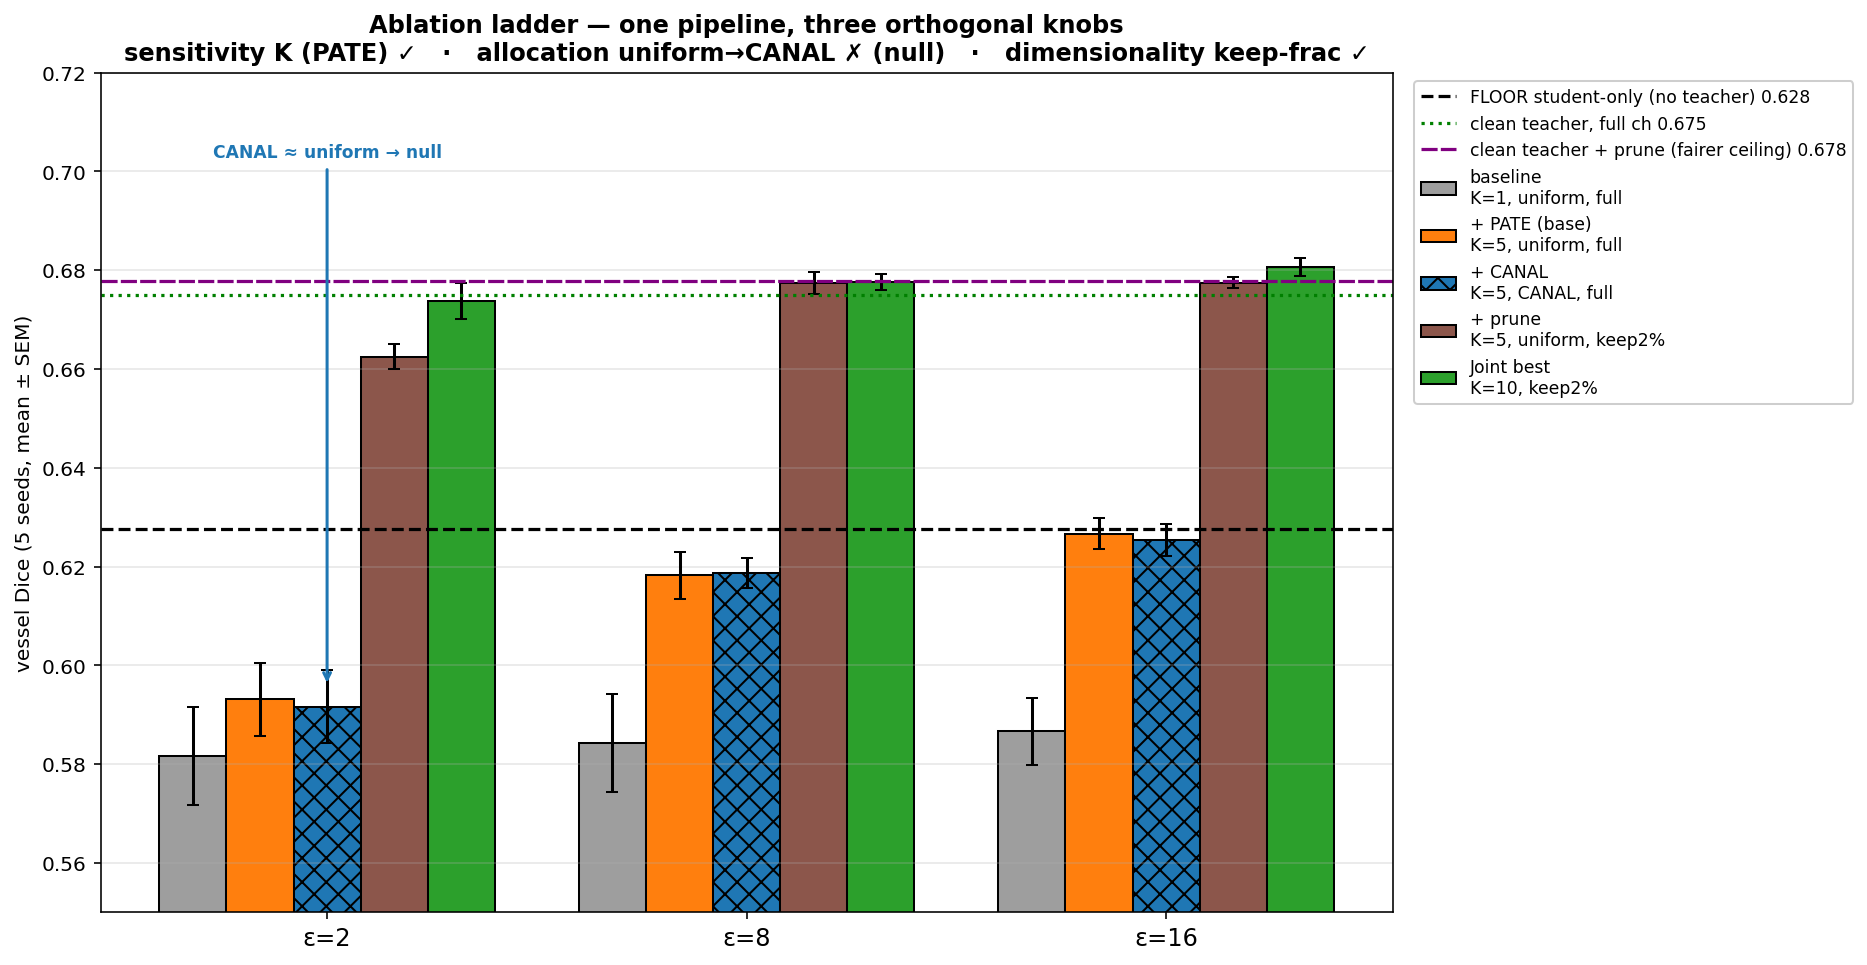

Source code (Python):
"""Ablation ladder: ONE pipeline, three orthogonal knobs.
  sensitivity K (PATE) | allocation uniform-vs-CANAL | dimensionality keep-frac
Shows which knob moves the needle; CANAL marked as the null knob.
All bars = TinyUNet single/multi-teacher, 5 seeds, same protocol.
"""
import json
from pathlib import Path
import numpy as np
import matplotlib
matplotlib.use("Agg")
import matplotlib.pyplot as plt

HERE = Path(__file__).parent
def L(n): return json.load(open(HERE / n))
ksat    = L("drive_pate_K_saturation_results.json")
compare = L("drive_compare_pate_canal_uniform_results.json")
combined= L("drive_pate_canal_combined_results.json")
joint   = L("drive_pate_pruning_joint_results.json")
abl     = L("drive_pruning_ablation_results.json")
EPS = [2.0, 8.0, 16.0]; SQ5 = np.sqrt(5)

floor   = abl["no_noise"]["student_only"]["vessel_dice"]["mean"]
ceiling = abl["no_noise"]["clean_full"]["vessel_dice"]["mean"]

def ks(K,e):
    c=ksat["sweep"][str(K)]["epsilons"][f"{e}"]; return c["mean"], c["sem"]
def canal_k5(e):
    c=combined["sweep"][str(e)]["CANAL"]; return c["mean"], c["std"]/SQ5
def joint_cell(K, f, e):
    # nesting is sweep[K][eps][keep]
    cell = joint["sweep"][str(K)][f"{e}"][f"{f:.2f}"]
    return cell["mean"], cell.get("sem", cell.get("std",0)/SQ5)

# ---- the ladder: branch off a fixed K=5 base so each knob toggles ALONE ----
# rungs 2-4 all at K=5 (only allocation / dimensionality differs); rung 5 cranks K to 10.
# (label, getter, color, is_null_knob)
def get_baseline(e): return joint_cell(1, 1.00, e)  # K=1 uniform full
def uni_k5(e):
    c=combined["sweep"][str(e)]["uniform"]; return c["mean"], c["std"]/SQ5
def get_pate(e):     return uni_k5(e)               # +PATE base: K=5 uniform full (SAME run as CANAL)
def get_canal(e):    return canal_k5(e)             # +CANAL: K=5 CANAL full  (toggle allocation only)
def get_prune(e):    return joint_cell(5, 0.02, e)  # +prune: K=5 uniform keep2% (toggle dim only)
def get_full(e):     return joint_cell(10, 0.02, e) # crank K=10 + keep2% = best

ceiling2 = abl["no_noise"]["clean_imp10"]["vessel_dice"]["mean"]  # fairer ceiling: clean + prune

rungs = [
    ("baseline\nK=1, uniform, full",       get_baseline, "#9e9e9e", False),
    ("+ PATE (base)\nK=5, uniform, full",  get_pate,     "#ff7f0e", False),
    ("+ CANAL\nK=5, CANAL, full",          get_canal,    "#1f77b4", True),
    ("+ prune\nK=5, uniform, keep2%",      get_prune,    "#8c564b", False),
    ("Joint best\nK=10, keep2%",           get_full,     "#2ca02c", False),
]
fig, ax = plt.subplots(figsize=(13, 6.8))
nb=len(rungs); w=0.16; x=np.arange(len(EPS))
canal_pos=None
for i,(name,fn,col,is_null) in enumerate(rungs):
    ms=[fn(e)[0] for e in EPS]; ss=[fn(e)[1] for e in EPS]
    pos=x+(i-nb/2+0.5)*w
    ax.bar(pos, ms, w, yerr=ss, capsize=3, color=col,
           hatch=("xx" if is_null else ""), edgecolor="black", linewidth=1.0, label=name)
    if is_null: canal_pos=pos
ax.axhline(floor,   color="black", ls="--", lw=1.6, label=f"FLOOR student-only (no teacher) {floor:.3f}")
ax.axhline(ceiling,  color="green", ls=":",  lw=1.6, label=f"clean teacher, full ch {ceiling:.3f}")
ax.axhline(ceiling2, color="purple",ls=(0,(5,1)), lw=1.6, label=f"clean teacher + prune (fairer ceiling) {ceiling2:.3f}")
if canal_pos is not None:
    # vertical callout in the CANAL bar's clear column (ε=2 group) — avoids overlapping tall neighbours
    yt=get_canal(EPS[0])[0]
    ax.annotate("CANAL ≈ uniform → null",
                xy=(canal_pos[0], yt+0.004), xytext=(canal_pos[0], 0.702),
                fontsize=8.5, ha="center", va="bottom", fontweight="bold", color="#1f77b4",
                arrowprops=dict(arrowstyle="->", color="#1f77b4", lw=1.5))
ax.set_xticks(x); ax.set_xticklabels([f"ε={int(e)}" for e in EPS], fontsize=12)
ax.set_ylabel("vessel Dice (5 seeds, mean ± SEM)")
ax.set_ylim(0.55, 0.72)
ax.set_title("Ablation ladder — one pipeline, three orthogonal knobs\n"
             "sensitivity K (PATE) ✓   ·   allocation uniform→CANAL ✗ (null)   ·   dimensionality keep-frac ✓",
             fontweight="bold")
ax.legend(fontsize=8.6, ncol=1, loc="upper left", bbox_to_anchor=(1.01, 1.0), framealpha=0.95)
ax.grid(alpha=0.3, axis="y")
fig.tight_layout(); fig.savefig(HERE/"fig_ablation_ladder.png", dpi=145, bbox_inches="tight")
print("saved fig_ablation_ladder.png")
print(f"floor={floor:.3f} ceiling={ceiling:.3f}")
for name,fn,_,_ in rungs:
    lab=name.split(chr(10))[0]
    print(f"  {lab:22s} " + " ".join(f"{fn(e)[0]:.3f}" for e in EPS))
